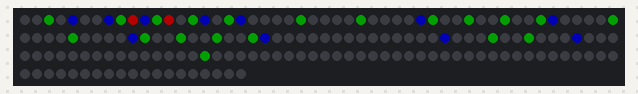
Bench run of a sketch on a simulated ESP32. Parts: 169 RGB LEDs in strip order, left to right, continuing on the next row. Dim RGB values are drawn brighter than linear; WiFi joins after 1.5 s; servers stay silent unless stated; what the sketch prints to the serial monitor is not drawn.

Above: at 1.6 s.

The sketch:

led-matrix-tcp-server.ino
```cpp
#include <WiFi.h>
#include <FastLED.h>

#define LED_PIN 12
// 13 columns * 13 rows
#define NUM_LEDS 169
#define BRIGHTNESS 64
#define LED_TYPE WS2812B
#define COLOR_ORDER GRB

CRGB leds[NUM_LEDS];
uint8_t *leds_int = (uint8_t *)leds;

// Set tcp server port number to 8888
WiFiServer server(8888);

// network credentials
const char *ssid = "xxxx";
const char *password = "xxxx";
// Define timeout time in milliseconds (example: 2000ms = 2s)
const long timeoutTime = 2000;
unsigned long currentTime = millis();
unsigned long previousTime = 0;

int connectingDotsIdx = 0;
String helper_string = "";

void display_ip_digit(uint8_t x, uint8_t col)
{
    uint8_t ones = x % 10;
    uint8_t tens = (x / 10) % 10;
    uint8_t huns = (x / 100) % 10;
    // Serial.println(helper_string + "address single huns:" + huns + " tens:" + tens + " ones:" + ones);

    for (int row = 0; row < huns; row++)
    {
        uint8_t _col = row % 2 == 0 ? col : (12 - col);
        uint8_t idx = row * 13 + _col;
        leds[idx] = CRGB::Red;
    }
    for (int row = 0; row < tens; row++)
    {
        uint8_t _col = row % 2 == 0 ? (col - 1) : (12 - col + 1);
        uint8_t idx = row * 13 + _col;
        leds[idx] = CRGB::Green;
    }
    for (int row = 0; row < ones; row++)
    {
        uint8_t _col = row % 2 == 0 ? (col - 2) : (12 - col + 2);
        uint8_t idx = row * 13 + _col;
        leds[idx] = CRGB::Blue;
    }
}

void display_ip(IPAddress ip)
{
    // Serial.println(helper_string + "address a:" + ip[0]);
    // Serial.println(helper_string + "address b:" + ip[1]);
    // Serial.println(helper_string + "address c:" + ip[2]);
    // Serial.println(helper_string + "address d:" + ip[3]);
    fill_solid(leds, NUM_LEDS, CRGB::Black);
    display_ip_digit(ip[0], 12);
    display_ip_digit(ip[1], 9);
    display_ip_digit(ip[2], 6);
    display_ip_digit(ip[3], 3);
    FastLED.show();
}

void setup()
{
    Serial.begin(115200);

    Serial.print("Setting up FastLed");

    FastLED.addLeds<LED_TYPE, LED_PIN, COLOR_ORDER>(leds, NUM_LEDS).setCorrection(TypicalLEDStrip);
    FastLED.setBrightness(BRIGHTNESS);

    Serial.print("Connecting to ");
    Serial.println(ssid);

    WiFi.begin(ssid, password);
    while (WiFi.status() != WL_CONNECTED)
    {
        delay(500);
        Serial.print(".");
        leds[connectingDotsIdx] = CRGB::Red;
        connectingDotsIdx++;
        if (connectingDotsIdx >= NUM_LEDS)
        {
            connectingDotsIdx = 0;
            fill_solid(leds, NUM_LEDS, CRGB::Black);
        }
        FastLED.show();
    }

    Serial.println("\nWiFi connected. IP address is:");
    IPAddress ip = WiFi.localIP();
    display_ip(ip);
    Serial.println(ip);

    server.begin();
}

void loop()
{
    WiFiClient client = server.available(); // Listen for incoming clients
    if (!client)
    {
        return;
    }
    // a new client connected
    currentTime = millis();
    previousTime = currentTime;
    Serial.println("New Client."); // print a message out in the serial port
    // String currentLine = "";       // make a String to hold incoming data from the client
    String currentLine = "";
    bool new_frame = false;
    while (client.connected() && currentTime - previousTime <= timeoutTime)
    { // loop while the client's connected
        currentTime = millis();
        if (!client.available())
        {
            continue;
        }
        previousTime = currentTime;
        if (!new_frame)
        {
            // there are bytes to read from the client
            char c = client.read(); // read a byte, then
            // Serial.write(c);        // print it out the serial monitor
            // Serial.println(helper_string + "got another char: " + c + " and the int " + (uint8_t)c);
            if (c != '\n')
            {
                if (c != 0 && c != '\r')
                {
                    // if you got anything else but a carriage return character,
                    currentLine += c; // add it to the end of the currentLine
                }
                continue;
            }
            // Serial.println("checking for a new frame");
            // the byte is a newline character
            // if (currentLine != "frame1234")
            if (!currentLine.endsWith("frame1234"))
            {
                Serial.println(helper_string + "expected: 'frame1234' actual: " + currentLine);
                currentLine = "";
                continue;
            }
            // Serial.println("start of a new frame");
            new_frame = true;
            continue;
        }
        // Serial.println("reading the new frame");
        int n_bytes = client.read(leds_int, NUM_LEDS * 3);
        if (n_bytes != NUM_LEDS * 3)
        {
            Serial.println(helper_string + "expected a new frame. n_bytes: " + n_bytes);
            currentLine = "";
            new_frame = false;
            continue;
        }
        new_frame = false;
        // Serial.println("display the new frame");
        FastLED.show();
    }
    // Close the connection
    client.stop();
    Serial.println("Client disconnected.\n");
}
```
